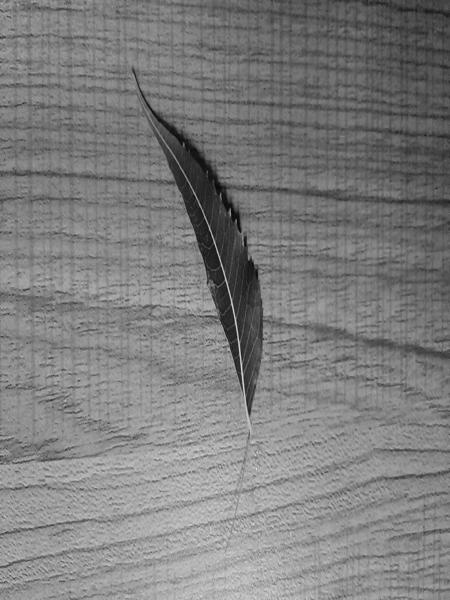
#> input picture test/gray.jpg, 450 x 600 px, found by its file name
$ python rotation.py
#> lines starting #> are read from the running program, lines starting #| are printed output that depends on the picture
import cv2 as cv

# Specify the full path to the image file
image_path = "C:/Users/ayush/Desktop/ZZ/test/gray.jpg"
img = cv.imread(image_path)
#> img is the input picture: shape (600, 450, 3); min 2, max 226, mean 126.1


flip = cv.flip( img, 1)
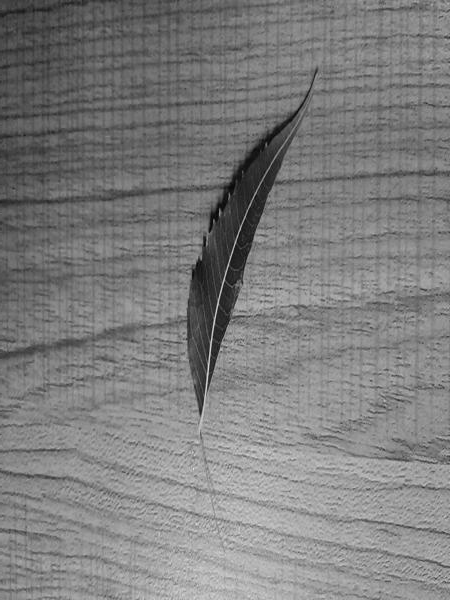
#> flip: shape (600, 450, 3); min 2, max 226, mean 126.1

output_path = "C:/Users/ayush/Desktop/ZZ/test/flip.jpg"
cv.imwrite(output_path, flip)
